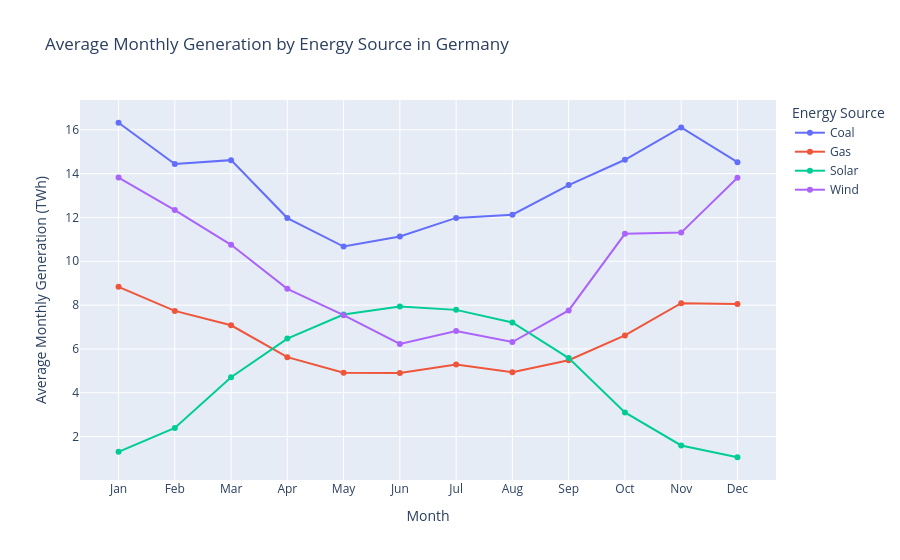

Here is the notebook cell this chart was saved with:
### Code cell
germany_seasonality = (
    germany_generation
    .assign(month=germany_generation["date"].dt.month)
    .groupby(["month", "series"], as_index=False)["generation_twh"]
    .mean()
)

fig = px.line(
    germany_seasonality,
    x="month",
    y="generation_twh",
    color="series",
    markers=True,
    title="Average Monthly Generation by Energy Source in Germany",
    labels={
        "month": "Month",
        "generation_twh": "Average Monthly Generation (TWh)",
        "series": "Energy Source",
    },
)

fig.update_xaxes(
    tickmode="array",
    tickvals=list(range(1, 13)),
    ticktext=[
        "Jan", "Feb", "Mar", "Apr", "May", "Jun",
        "Jul", "Aug", "Sep", "Oct", "Nov", "Dec"
    ],
)

fig.show()

### Figure 1 — Plotly figure (JSON) as saved in the notebook; plotly's stock layout.template omitted (floating-point values rounded to 4 significant figures)
{"data": [{"hovertemplate": "Energy Source=Coal<br>Month=%{x}<br>Average Monthly Generation (TWh)=%{y}<extra></extra>", "legendgroup": "Coal", "line": {"color": "#636efa", "dash": "solid"}, "marker": {"symbol": "circle"}, "mode": "lines+markers", "name": "Coal", "orientation": "v", "showlegend": true, "type": "scatter", "x": [1, 2, 3, 4, 5, 6, 7, 8, 9, 10, 11, 12], "xaxis": "x", "y": [16.32, 14.44, 14.62, 11.97, 10.67, 11.13, 11.98, 12.13, 13.48, 14.63, 16.11, 14.52], "yaxis": "y"}, {"hovertemplate": "Energy Source=Gas<br>Month=%{x}<br>Average Monthly Generation (TWh)=%{y}<extra></extra>", "legendgroup": "Gas", "line": {"color": "#EF553B", "dash": "solid"}, "marker": {"symbol": "circle"}, "mode": "lines+markers", "name": "Gas", "orientation": "v", "showlegend": true, "type": "scatter", "x": [1, 2, 3, 4, 5, 6, 7, 8, 9, 10, 11, 12], "xaxis": "x", "y": [8.836, 7.737, 7.081, 5.625, 4.918, 4.9, 5.291, 4.934, 5.485, 6.617, 8.089, 8.048], "yaxis": "y"}, {"hovertemplate": "Energy Source=Solar<br>Month=%{x}<br>Average Monthly Generation (TWh)=%{y}<extra></extra>", "legendgroup": "Solar", "line": {"color": "#00cc96", "dash": "solid"}, "marker": {"symbol": "circle"}, "mode": "lines+markers", "name": "Solar", "orientation": "v", "showlegend": true, "type": "scatter", "x": [1, 2, 3, 4, 5, 6, 7, 8, 9, 10, 11, 12], "xaxis": "x", "y": [1.306, 2.397, 4.71, 6.473, 7.571, 7.939, 7.783, 7.21, 5.585, 3.105, 1.595, 1.058], "yaxis": "y"}, {"hovertemplate": "Energy Source=Wind<br>Month=%{x}<br>Average Monthly Generation (TWh)=%{y}<extra></extra>", "legendgroup": "Wind", "line": {"color": "#ab63fa", "dash": "solid"}, "marker": {"symbol": "circle"}, "mode": "lines+markers", "name": "Wind", "orientation": "v", "showlegend": true, "type": "scatter", "x": [1, 2, 3, 4, 5, 6, 7, 8, 9, 10, 11, 12], "xaxis": "x", "y": [13.82, 12.34, 10.75, 8.743, 7.543, 6.226, 6.823, 6.317, 7.759, 11.25, 11.31, 13.81], "yaxis": "y"}], "layout": {"legend": {"title": {"text": "Energy Source"}, "tracegroupgap": 0}, "title": {"text": "Average Monthly Generation by Energy Source in Germany"}, "xaxis": {"anchor": "y", "domain": [0, 1], "tickmode": "array", "ticktext": ["Jan", "Feb", "Mar", "Apr", "May", "Jun", "Jul", "Aug", "Sep", "Oct", "Nov", "Dec"], "tickvals": [1, 2, 3, 4, 5, 6, 7, 8, 9, 10, 11, 12], "title": {"text": "Month"}}, "yaxis": {"anchor": "x", "domain": [0, 1], "title": {"text": "Average Monthly Generation (TWh)"}}}}
